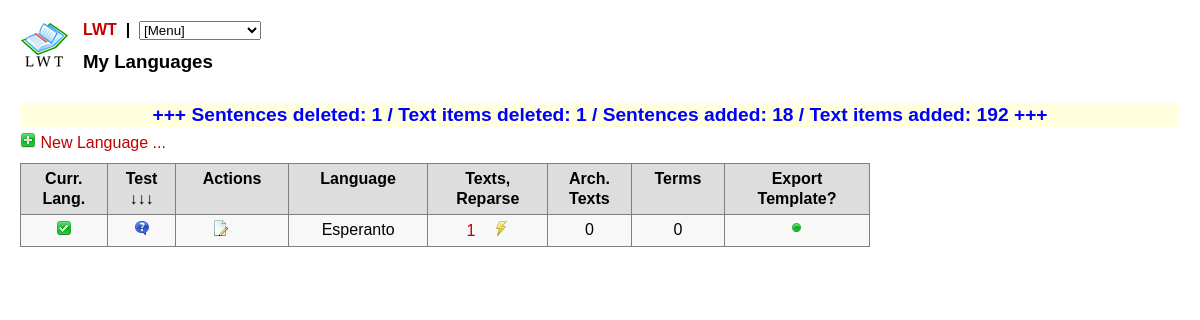
/lwt/edit_languages.php?refresh=1, run on the app's committed database.
### tables this page shows
CREATE TABLE `languages` (
  `LgID` int(11) unsigned NOT NULL AUTO_INCREMENT,
  `LgName` varchar(40) NOT NULL,
  `LgDict1URI` varchar(200) NOT NULL,
  `LgDict2URI` varchar(200) DEFAULT NULL,
  `LgGoogleTranslateURI` varchar(200) DEFAULT NULL,
  `LgExportTemplate` varchar(1000) DEFAULT NULL,
  `LgTextSize` int(5) unsigned NOT NULL DEFAULT '100',
  `LgCharacterSubstitutions` varchar(500) NOT NULL,
  `LgRegexpSplitSentences` varchar(500) NOT NULL,
  `LgExceptionsSplitSentences` varchar(500) NOT NULL,
  `LgRegexpWordCharacters` varchar(500) NOT NULL,
  `LgRemoveSpaces` int(1) unsigned NOT NULL DEFAULT '0',
  `LgSplitEachChar` int(1) unsigned NOT NULL DEFAULT '0',
  `LgRightToLeft` int(1) unsigned NOT NULL DEFAULT '0',
  PRIMARY KEY (`LgID`),
  UNIQUE KEY `LgName` (`LgName`)
);

### lwt/dbutils.inc.php (called while the page is built, shortened)
<?php
function do_mysqli_query($sql) {
	$res = mysqli_query($GLOBALS['DBCONNECTION'], $sql);
	if ($res == FALSE) {
		echo '</select></p></div><div style="padding: 1em; color:red; font-size:120%; background-color:#CEECF5;">' .
			'<p><b>Fatal Error in SQL Query:</b> ' .
			tohtml($sql) .
			'</p>' .
			'<p><b>Error Code &amp; Message:</b> [' .
			mysqli_errno($GLOBALS['DBCONNECTION']) .
			'] ' .
			tohtml(mysqli_error($GLOBALS['DBCONNECTION'])) .
			"</p></div><hr /><pre>Backtrace:\n\n";
		debug_print_backtrace ();
		echo '</pre><hr />';
		die('</body></html>');
	}
	else
		return $res;
}
function runsql($sql, $m, $sqlerrdie = TRUE) {
	if ($sqlerrdie)
		$res = do_mysqli_query($sql);
	else
		$res = mysqli_query($GLOBALS['DBCONNECTION'], $sql);
	if ($res == FALSE) {
		$message = "Error: " . mysqli_error($GLOBALS['DBCONNECTION']);
	} else {
		$num = mysqli_affected_rows($GLOBALS['DBCONNECTION']);
		$message = (($m == '') ? $num : ($m . ": " . $num));
	}
	return $message;
}
function get_first_value($sql) {
	$res = do_mysqli_query($sql);
	$record = mysqli_fetch_assoc($res);
	if ($record)
		$d = $record["value"];
	else
		$d = NULL;
	return $d;
}
?>

### lwt/edit_languages.php (the view, shortened to what this page needs)
<?php
require_once( 'dbutils.inc.php' );
require_once( 'utilities.inc.php' );
?>
<?php
$message = '';
if (isset($_REQUEST['refresh'])) {
	$id = $_REQUEST['refresh'] + 0;
	$message2 = runsql('delete from ' . $tbpref . 'sentences where SeLgID = ' . $id,
		"Sentences deleted");
	$message3 = runsql('delete from ' . $tbpref . 'textitems where TiLgID = ' . $id,
		"Text items deleted");
	$sql = "select TxID, TxText from " . $tbpref . "texts where TxLgID = " . $id . " order by TxID";
	$res = do_mysqli_query($sql);
	$message = $message2 . " / " . $message3 . " / Sentences added: " . get_first_value('select count(*) as value from ' . $tbpref . 'sentences where SeLgID = ' . $id) . " / Text items added: " . get_first_value('select count(*) as value from ' . $tbpref . 'textitems where TiLgID = ' . $id);
}
if (isset($_REQUEST['new'])) {
	?>
	<h4>New Language <a target="_blank" href="info.htm#howtolang"><img src="icn/question-frame.png" title="Help" alt="Help" /></a> </h4>
	<script type="text/javascript" src="js/unloadformcheck.js" charset="utf-8"></script>
	<form class="validate" action="<?php echo $_SERVER['PHP_SELF']; ?>" method="post" onsubmit="return check_dupl_lang(0);">
	<table class="tab1" cellspacing="0" cellpadding="5">
	<tr>
	<td class="td1 center backlightyellow" colspan="2"><img src="icn/wizard.png" title="Language Settings Wizard" alt="Language Settings Wizard" class="click" onclick="window.open('select_lang_pair.php', 'wizard', 'width=400, height=400, scrollbars=yes, menubar=no, resizable=yes, status=no');" /><br /><span class="click" onclick="window.open('select_lang_pair.php', 'wizard', 'width=400, height=400, scrollbars=yes, menubar=no, resizable=yes, status=no');"><img src="icn/arrow-000-medium.png" title="-&gt;" alt="-&gt;" /> <b>Language Settings Wizard</b> <img src="icn/arrow-180-medium.png" title="&lt;-" alt="&lt;-" /></span><br /><span class="smallgray">Select your native (L1) and study (L2) languages, and let the wizard set all language settings marked in yellow!<br />(You can adjust the settings afterwards.)</span></td>
	</tr>
	</table>
	<table class="tab1" cellspacing="0" cellpadding="5">
	<tr>
	<td class="td1 right backlightyellow">Study Language "L2":</td>
	<td class="td1"><input type="text" class="notempty setfocus checkoutsidebmp" data_info="Study Language" name="LgName" id="LgName" value="" maxlength="40" size="40" /> <img src="icn/status-busy.png" title="Field must not be empty" alt="Field must not be empty" /></td>
	</tr>
	<tr>
	<td class="td1 right backlightyellow">Dictionary 1 URI:</td>
	<td class="td1"><input type="text" class="checkdicturl notempty checkoutsidebmp" name="LgDict1URI" value="" maxlength="200" size="60" data_info="Dictionary 1 URI" /> <img src="icn/status-busy.png" title="Field must not be empty" alt="Field must not be empty" /></td>
	</tr>
	<tr>
	<td class="td1 right">Dictionary 2 URI:</td>
	<td class="td1"><input type="text" class="checkdicturl checkoutsidebmp" name="LgDict2URI" value="" maxlength="200" size="60" data_info="Dictionary 2 URI" /></td>
	</tr>
	<tr>
	<td class="td1 right backlightyellow">GoogleTranslate URI:</td>
	<td class="td1"><input type="text" class="checkdicturl checkoutsidebmp" name="LgGoogleTranslateURI" value="*http://translate.google.com/?ie=UTF-8&sl=••&tl=••&text=###" maxlength="200" size="60" data_info="GoogleTranslate URI" /></td>
	</tr>
	<tr>
	<td class="td1 right backlightyellow">Text Size:</td>
	<td class="td1"><select name="LgTextSize" class="notempty"><?php echo get_languagessize_selectoptions(150); ?></select></td>
	</tr>
	<tr>
	<td class="td1 right">Character Substitutions:</td>
	<td class="td1"><input type="text" class="checkoutsidebmp" data_info="Character Substitutions" name="LgCharacterSubstitutions" value="´='|`='|’='|‘='|...=…|..=‥" maxlength="500" size="60" /></td>
	</tr>
	<tr>
	<td class="td1 right backlightyellow">RegExp Split Sentences:</td>
	<td class="td1"><input type="text" class="notempty checkoutsidebmp" name="LgRegexpSplitSentences" value=".!?:;" maxlength="500" size="60" data_info="RegExp Split Sentences" /> <img src="icn/status-busy.png" title="Field must not be empty" alt="Field must not be empty" /></td>
	</tr>
	<tr>
	<td class="td1 right">Exceptions Split Sentences:</td>
	<td class="td1"><input type="text" class="checkoutsidebmp" data_info="Exceptions Split Sentences" name="LgExceptionsSplitSentences" value="Mr.|Dr.|[A-Z].|Vd.|Vds." maxlength="500" size="60" /></td>
	</tr>
	<tr>
	<td class="td1 right backlightyellow">RegExp Word Characters:</td>
	<td class="td1"><input type="text" class="notempty checkoutsidebmp" data_info="RegExp Word Characters" name="LgRegexpWordCharacters" value="a-zA-ZÀ-ÖØ-öø-ȳ" maxlength="500" size="60" /> <img src="icn/status-busy.png" title="Field must not be empty" alt="Field must not be empty" /></td>
	</tr>
	<tr>
	<td class="td1 right backlightyellow">Make each character a word:</td>
	<td class="td1"><select name="LgSplitEachChar"><?php echo get_yesno_selectoptions(0); ?></select> (e.g. for Chinese, Japanese, etc.)</td>
	</tr>
	<tr>
	<td class="td1 right backlightyellow">Remove spaces:</td>
	<td class="td1"><select name="LgRemoveSpaces"><?php echo get_yesno_selectoptions(0); ?></select> (e.g. for Chinese, Japanese, etc.)</td>
	</tr>
	<tr>
	<td class="td1 right backlightyellow">Right-To-Left Script:</td>
	<td class="td1"><select name="LgRightToLeft"><?php echo get_yesno_selectoptions(0); ?></select> (e.g. for Arabic, Hebrew, Farsi, Urdu, etc.)</td>
	</tr>
	<tr>
	<td class="td1 right">Export Template <img class="click" src="icn/question-frame.png" title="Help" alt="Help" onclick="oewin('info_export_template.htm');" /> :</td>
	<td class="td1"><input type="text" class="checkoutsidebmp" data_info="Export Template" name="LgExportTemplate" value="$y\t$t\n" maxlength="1000" size="60" /></td>
	</tr>
	<tr>
	<td class="td1 right" colspan="2"><input type="button" value="Cancel" onclick="{resetDirty(); location.href='edit_languages.php';}" />
	<input type="submit" name="op" value="Save" /></td>
	</tr>
	</table>
	<p class="smallgray"><b>Important:</b><br />The placeholders "••" for the from/sl and dest/tl language codes in the URIs must be <b>replaced</b> by the actual source and target language codes!<br /><a href="info.htm#howtolang" target="_blank">Please read the documentation</a>. Languages with a <b>non-Latin alphabet need special attention</b>, <a href="info.htm#langsetup" target="_blank">see also here</a>.</p>
	</form>
	<?php
}
else {
	echo error_message_with_hide($message,0);
	$current = (int) getSetting('currentlanguage');
	$recno = get_first_value('select count(*) as value from ' . $tbpref . 'languages');
?>
<p><a href="<?php echo $_SERVER['PHP_SELF']; ?>?new=1"><img src="icn/plus-button.png" title="New" alt="New" /> New Language ...</a></p>
<?php
if ($recno==0) {
?>
<p>No languages found.</p>
<?php
} else {
?>
<table class="sortable tab1" cellspacing="0" cellpadding="5">
<tr>
<th class="th1 sorttable_nosort">Curr.<br />Lang.</th>
<th class="th1 sorttable_nosort">Test<br />↓↓↓</th>
<th class="th1 sorttable_nosort">Actions</th>
<th class="th1 clickable">Language</th>
<th class="th1 sorttable_numeric clickable">Texts,<br />Reparse</th>
<th class="th1 sorttable_numeric clickable">Arch.<br />Texts</th>
<th class="th1 sorttable_numeric clickable">Terms</th>
<th class="th1 sorttable_nosort">Export<br />Template?</th>
</tr>
<?php
$sql = 'select LgID, LgName, LgExportTemplate from ' . $tbpref . 'languages order by LgName';
$res = do_mysqli_query($sql);
while ($record = mysqli_fetch_assoc($res)) {
	$textcount = get_first_value('select count(TxID) as value from ' . $tbpref . 'texts where TxLgID=' . $record['LgID']);
	$archtextcount = get_first_value('select count(AtID) as value from ' . $tbpref . 'archivedtexts where AtLgID=' . $record['LgID']);
	$wordcount = get_first_value('select count(WoID) as value from ' . $tbpref . 'words where WoLgID=' . $record['LgID']);
	echo '<tr>';
	if ( $current == $record['LgID'] ) {
		$tdth = 'th';
		echo '<th class="th1"><img src="icn/exclamation-red.png" title="Current Language" alt="Current Language" /></th>';
	} else {
		$tdth = 'td';
		echo '<td class="td1 center"><a href="save_setting_redirect.php?k=currentlanguage&amp;v=' . $record['LgID'] . '&amp;u=edit_languages.php"><img src="icn/tick-button.png" title="Set as Current Language" alt="Set as Current Language" /></a></td>';
	}
	echo '<' . $tdth . ' class="' . $tdth . '1 center"><a href="do_test.php?lang=' . $record['LgID'] . '"><img src="icn/question-balloon.png" title="Test" alt="Test" /></a></' . $tdth . '>';
	echo '<' . $tdth . ' class="' . $tdth . '1 center" nowrap="nowrap">&nbsp;<a href="' . $_SERVER['PHP_SELF'] . '?chg=' . $record['LgID'] . '"><img src="icn/document--pencil.png" title="Edit" alt="Edit" /></a>';
	if ($textcount == 0 && $archtextcount == 0 && $wordcount == 0)
		echo '&nbsp; <span class="click" onclick="if (confirmDelete()) location.href=\'' . $_SERVER['PHP_SELF'] . '?del=' . $record['LgID'] . '\';"><img src="icn/minus-button.png" title="Delete" alt="Delete" /></span>';
	else
		echo '&nbsp; <img src="icn/placeholder.png" title="Delete not possible" alt="Delete not possible" />';
	echo '&nbsp;</' . $tdth . '>';
	echo '<' . $tdth . ' class="' . $tdth . '1 center">' . tohtml($record['LgName']) . '</' . $tdth . '>';
	if ($textcount > 0)
		echo '<' . $tdth . ' class="' . $tdth . '1 center"><a href="edit_texts.php?page=1&amp;query=&amp;filterlang=' . $record['LgID'] . '">' . $textcount . '</a> &nbsp;&nbsp; <a href="' . $_SERVER['PHP_SELF'] . '?refresh=' . $record['LgID'] . '"><img src="icn/lightning.png" title="Reparse Texts" alt="Reparse Texts" /></a>';
	else
		echo '<' . $tdth . ' class="' . $tdth . '1 center">0 &nbsp;&nbsp; <img src="icn/placeholder.png" title="No texts to reparse" alt="No texts to reparse" />';
	echo '</' . $tdth . '>';
	echo '<' . $tdth . ' class="' . $tdth . '1 center">' . ($archtextcount > 0 ? '<a href="edit_archivedtexts.php?page=1&amp;query=&amp;filterlang=' . $record['LgID'] . '">' . $archtextcount . '</a>' : '0' ) . '</' . $tdth . '>';
	echo '<' . $tdth . ' class="' . $tdth . '1 center">' . ($wordcount > 0 ? '<a href="edit_words.php?page=1&amp;query=&amp;text=&amp;status=&amp;filterlang=' . $record['LgID'] . '&amp;status=&amp;tag12=0&amp;tag2=&amp;tag1=">' . $wordcount . '</a>' : '0' ) . '</' . $tdth . '>';
	echo '<' . $tdth . ' class="' . $tdth . '1 center">' . (isset($record['LgExportTemplate']) ? '<img src="icn/status.png" title="Yes" alt="Yes" />' : '<img src="icn/status-busy.png" title="No" alt="No" />' ) . '</' . $tdth . '>';
	echo '</tr>';
}
?>
</table>
<?php
}
}
?>

### lwt/css/styles.css (style rules this page uses)
body { background-color: #FFFFFF; color: #000000; font: 100%/1.25 "Lucida Grande",Arial,sans-serif,STHeiti,"Arial Unicode MS",MingLiu; margin: 20px; padding: 0px; }
p { margin: 5px 0 5px 0; padding: 0; }
table.tab1 { background-color: #f8f8f8; margin-bottom: 10px; margin-top: 10px; border-top: 1px solid #808080; border-left: 1px solid #808080; width: 850px; }
td.td1 { border-bottom: 1px solid #808080; border-right: 1px solid #808080; vertical-align: top; }
th.th1 { border-bottom: 1px solid #808080; border-right: 1px solid #808080; background-color: #DDDDDD; vertical-align: top; }
th.clickable { cursor: pointer; }
a { text-decoration: none; }
a:link { color: #C00000; }
img { border: 0pt none; }
.center { text-align: center; }

### data on the page
languages: LgName "Esperanto", LgID "1", shows "0"

### other printed values
$titletext "My Languages"
tohtml($msg) "Sentences deleted: 1 / Text items deleted: 1 / Sentences added: 18 / Text items added: 192"
